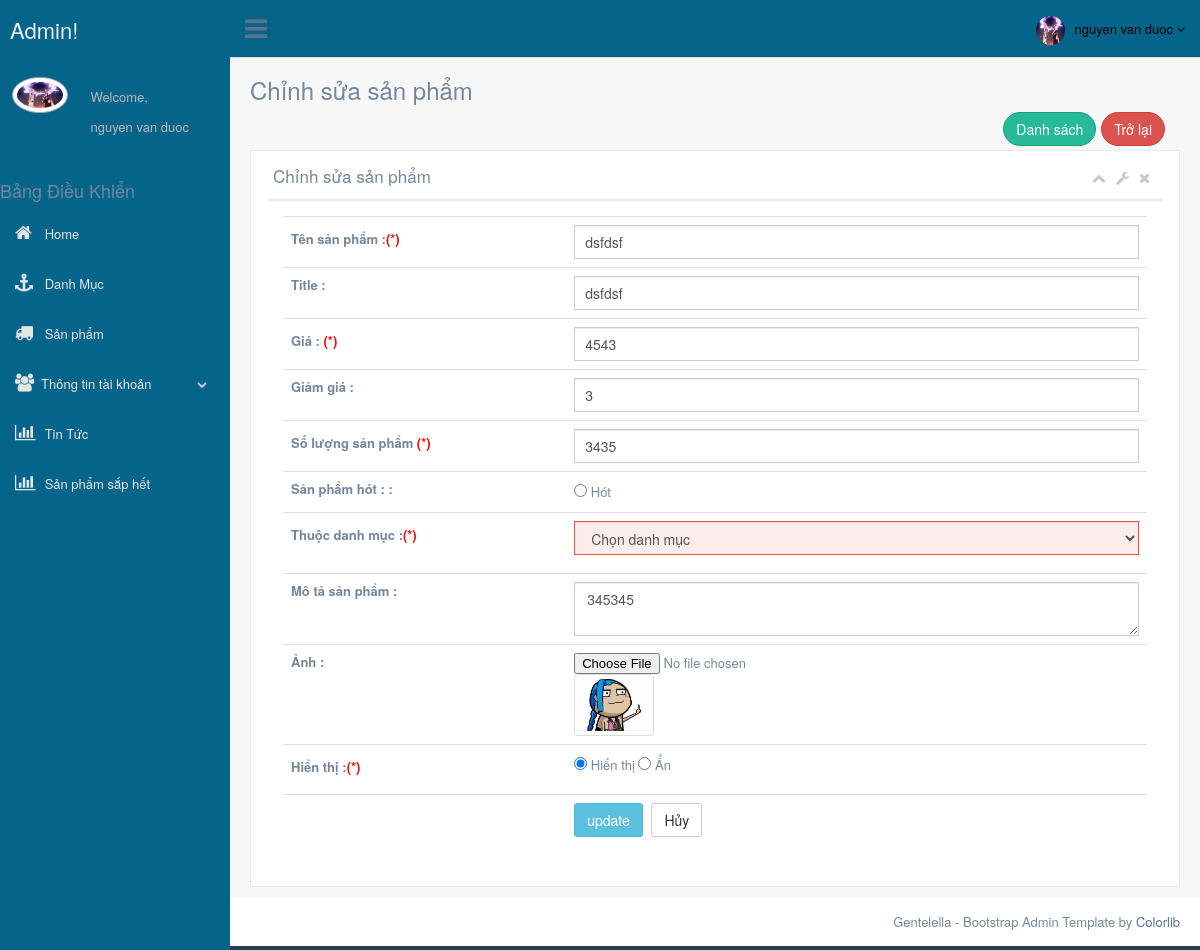
The app's page /admin/views/product/index.php?action=edit&id=7 (signed in) with its own data.
### tables this page shows
CREATE TABLE `product` (
  `id` int(11) NOT NULL,
  `name` varchar(255) DEFAULT NULL,
  `slug` varchar(255) DEFAULT NULL,
  `price` int(11) DEFAULT NULL,
  `sale` tinyint(4) DEFAULT NULL,
  `category_id` int(11) DEFAULT NULL,
  `content` text,
  `qty` int(11) DEFAULT NULL,
  `hot` tinyint(4) DEFAULT '0',
  `buyed` int(5) DEFAULT NULL,
  `view` int(11) DEFAULT NULL,
  `thunbar` varchar(255) DEFAULT NULL,
  `status` char(10) DEFAULT NULL,
  `created_at` timestamp NULL DEFAULT CURRENT_TIMESTAMP,
  `updated_at` timestamp NULL DEFAULT CURRENT_TIMESTAMP
);

### libraries/My_Model.php (called while the page is built, shortened)
<?php
    class My_Model
    {
        public $conn;
        public function __construct()
        {
            $this->conn = mysqli_connect("localhost","root","","shoptreem") or die ();
            mysqli_set_charset($this->conn,"utf8");
        }
        public function fetchwhere ($table ,$where)
        {
            $sql = "SELECT * FROM {$table} WHERE ";
            $sql .= $where;
            $result = mysqli_query($this->conn, $sql) or die("Lỗi Truy Vấn fetch" .mysqli_error($this->conn));
            $data = [];
            if( $result)
            {
                while ($num = mysqli_fetch_assoc($result))
                {
                    $data[] = $num;
                }
            }
            return $data;
        }
    }
 ?>

### libraries/function.php (called while the page is built, shortened)
<?php
    function url()
        {
            $link = "http://localhost/www/shoptreem/";
            return $link;
        }
?>

### admin/views/product/edit.php (the view, shortened to what this page needs)
<?php
  require_once("../../../autoload/autoload.php");
  $db = new viewAdd();
  if(testInputInt($_GET['id']))
  {
    $id = testInputInt($_GET['id']);
    $where = "id = ".$id;
    $data = $db->fetchwhere ('product',$where);
  }
  else
  {
    echo "<script> window.location = 'index.php'; </script>";
  }
    $datas = $db->fetchwhere('category','parent_id = 0');
    foreach ( $datas as $key => $value)
    {
      $where = 'parent_id  = '. $value['id'] ;
      $datas[$key]['danhmuc'] = $db->fetchwhere('category',$where);
    }
?>
<div class="right_col" role="main">
  <div class="">
    <div class="page-title">
      <div class="title_left">
        <h3>Chỉnh sửa sản phẩm</h3>
      </div>
      <div class="title_right">
        <div class="col-md-5 col-sm-5 col-xs-12 form-group pull-right top_search">
        </div>
      </div>
        <div class="col-md-12 col-sm-12 col-xs-12 form-group pull-right ">
            <button type="button" class="btn btn-round btn-danger" onclick="history.go(-1); return false;" style="float: right;" >Trở lại</button>
            <a href="index.php" class="btn btn-round btn-success" style="float: right;">Danh sách </a>
        </div>
    </div>
    <div class="clearfix"></div>
    <div class="row">
      <div class="col-md-12 col-sm-12 col-xs-12">
        <div class="x_panel">
          <div class="x_title">
            <h2>Chỉnh sửa sản phẩm <small>Edit</small></h2>
            <ul class="nav navbar-right panel_toolbox">
              <li><a class="collapse-link"><i class="fa fa-chevron-up"></i></a>
              </li>
              <li class="dropdown">
                <a href="#" class="dropdown-toggle" data-toggle="dropdown" role="button" aria-expanded="false"><i class="fa fa-wrench"></i></a>
              </li>
              <li><a class="close-link"><i class="fa fa-close"></i></a>
              </li>
            </ul>
            <div class="clearfix"></div>
          </div>
          <div class="x_content">
        <div class="col-xs-12">
        <?php  foreach ( $data as $values ): ?>
        <form name="form" class="form" id="form" method="post" action="../../controller/ProductController.php?action=edit&id=<?php echo $values['id']?>" enctype="multipart/form-data">
           <table class="table">
            <tbody>
              <tr>
                <td>
                   <label for="param_name" class="formLeft magin-left-30">Tên sản phẩm :<span class="req">(*)</span></label>
                </td>
                <td>
                   <input id="name" class="form-control col-md-7 col-xs-12" data-validate-length-range="6" data-validate-words="2" name="name" value="<?php echo $values['name'] ?>" required="required" type="text">
                </td>
              </tr>
              <tr>
                <td>
                  <label for="param_name " class="formLeft magin-left-30">Title :</label>
                </td>
                <td>
                   <input id="title" class="form-control col-md-7 col-xs-12" data-validate-length-range="6" data-validate-words="2" name="title" value="<?php echo $values['slug'] ?>"   type="text">
                </td>
              </tr>
              <tr>
                <td>
                  <label for="param_name" class="formLeft magin-left-30">Giá  : <span class="req">(*)</span></label>
                </td>
                <td>
                  <input id="price" class="form-control col-md-7 col-xs-12" data-validate-length-range="6" data-validate-words="2" name="price" value="<?php echo $values['price'] ?>"  required="required"  type="text">
                </td>
              </tr>
              <tr>
                <td>
                  <label for="param_name" class="formLeft magin-left-30">Giảm giá :
                </td>
                <td>
                   <input type="number" id="sale" name="sale"  data-validate-minmax="10,100" value="<?php echo $values['sale'] ?>"  class="form-control col-md-7 col-xs-12">
                </td>
              </tr>
              <tr>
                <td>
                  <label for="param_name" class="formLeft magin-left-30">Số lượng sản phẩm <span class="req">(*)</span> </label>
                <td>
                   <input type="number" id="qty" name="qty" required="required" data-validate-minmax="10,100" value="<?php echo $values['qty'] ?>" class="form-control col-md-7 col-xs-12">
                </td>
              </tr>
              <tr>
                <td>
                  <label for="param_name" class="formLeft magin-left-30">Sản phẩm hót :
                  :
                </td>
                <td>
                  <input type="radio" name="hot" <?php echo (isset($value['hot']))?'selected':"" ?> id="optionsRadios2" value="1" > Hót
                </td>
              </tr>
              <tr>
                <td>
                  <label for="param_name" class="formLeft magin-left-30">Thuộc danh mục  :<span class="req">(*)</span></label>
                </td>
                <td>
                  <div class="form-group">
                    <select class="form-control parsley-error" _autocheck="true" name="parent_id">
                      <option value="0"> Chọn danh mục </option>
                      <?php
                        foreach ($datas as $key => $value) {
                          if(!empty($value['danhmuc']))
                          {
                      ?>
                            <optgroup label="<?php echo $value['name']?>">
                              <?php foreach ($value['danhmuc'] as $sub ): ?>
                                <option value="<?php echo $sub['id'] ?>" <?php  echo ($sub['id'] == $values['category_id']) ? 'selected':""; ?>  >
                                  <?php echo $sub['name'] ?>
                                </option>
                              <?php endforeach;?>
                            </optgroup>
                      <?php
                          }else {
                        ?>
                            <option id="heard"  value=" <?php echo $value['id']  ?>" <?php echo ($value['id'] == $values['category_id']) ? 'selected' :""; ?> > <?php echo $value['name'] ?> </option>;
                        <?php
                          }
                        }
                      ?>
                    </select>
                </div>
                </td>
              </tr>
               <tr>
                 <td>
                   <label for="message">Mô tả sản phẩm :</label>
                 </td>
                  <td>
                      <textarea id="content"  class="form-control" name="content" data-parsley-trigger="keyup" data-parsley-minlength="20" data-parsley-maxlength="100" data-parsley-minlength-message="Come on! You need to enter at least a 20 caracters long comment.." data-parsley-validation-threshold="10"><?php echo $values['content'] ?></textarea>
                  </td>
              </tr>
              <tr>
                <td>
                  <label for="param_name" class="formLeft magin-left-30">Ảnh  :</label>
                </td>
                <td>
                  <input type="file" class="image" id="image" name="image" value="<?php  echo $values['thunbar'] ;?>  " >
                  <img src="<?php echo url().'upload/product/'.$values['thunbar']; ?>" class="img-thumbnail" alt="Cinque Terre" width="80" height="80">
                </td>
            </tr>
              <tr>
                <td>
                  <label for="param_name" class="formLeft magin-left-30">Hiển thị
                  :<span class="req">(*)</span></label>
                </td>
                <td>
                  <input type="radio" name="status" id="optionsRadios2" value="1" <?php echo ($values['status'] == 1)?'checked="checked"':''; ?> > Hiển thị
                  <input type="radio" name="status" id="optionsRadios1" value="0" <?php echo ($values['status'] == 0 )?'checked="checked"':''; ?>> Ẩn
                </td>
              </tr>
              <tr>
                <td>
                </td>
                <td>
                  <button type="submit" class="btn btn-info ">update</button>
                  <button type="reset" class="btn btn-default">Hủy</button>
                </td>
              </tr>
            <?php endforeach; ?>
            </tbody>
          </table>
        </form>
      </div>
          </div>
        </div>
      </div>
    </div>
  </div>
</div>

### admin/public/style/css/style.css (style rules this page uses)
.req { color: red; }

### records on screen
product: name "dsfdsf", title "dsfdsf", price "4543", sale "3", qty "3435", content "345345", thunbar (picture), status "☑"

### other values on screen
$_SESSION['name'] "nguyen van duoc"
